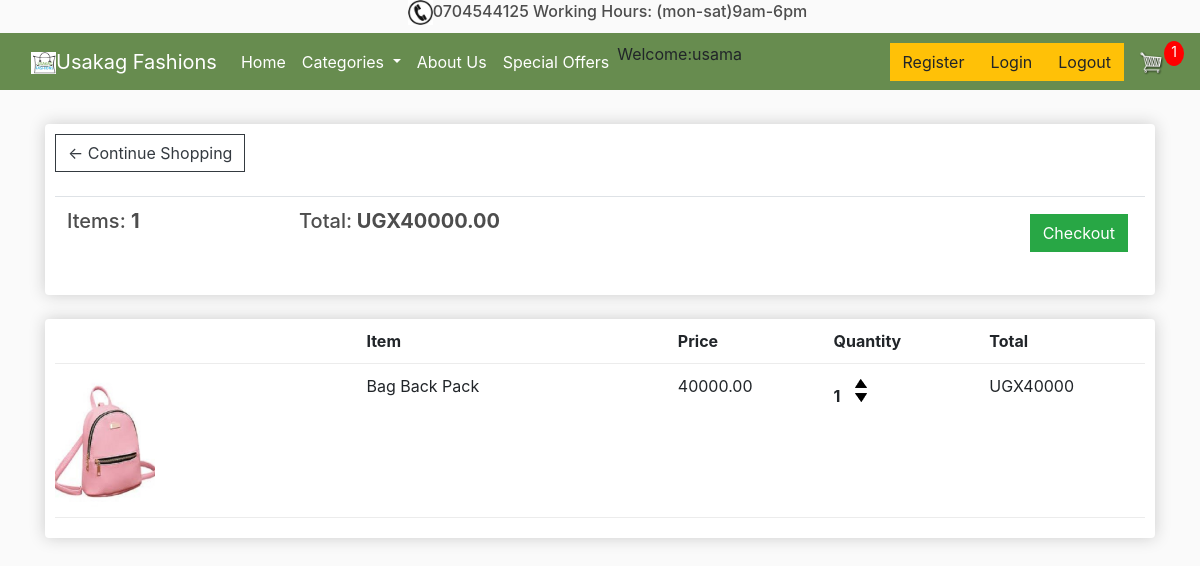
The page /cart/ (signed in) on the database as committed earlier.
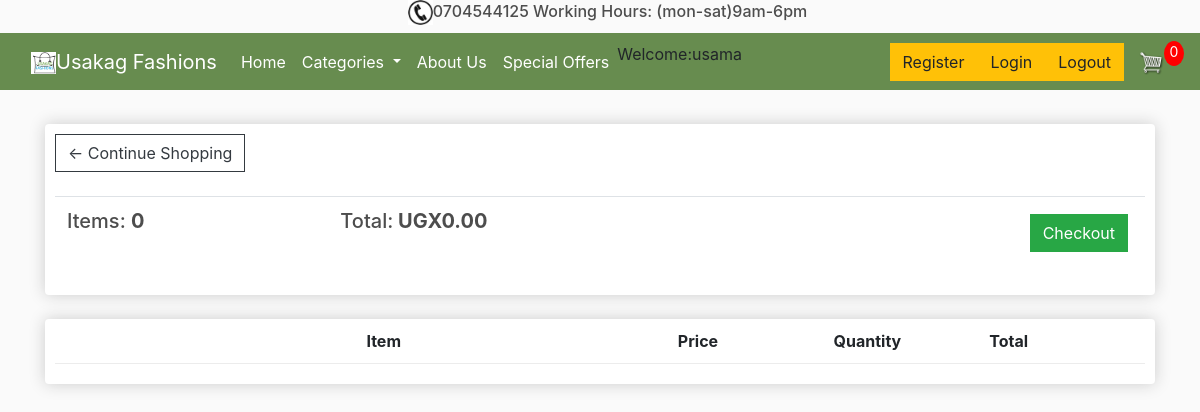
The same page on the database as committed later.
### store/models.py (models this page shows, shortened)
class Order(models.Model):
    customer = models.ForeignKey(Customer, on_delete=models.SET_NULL, blank=True, null=True)
    date_ordered = models.DateTimeField(auto_now_add=True)
    complete = models.BooleanField(default=False, null=True,blank=False)
    transaction_id = models.CharField(max_length=200, null=True)
    @property
    def get_cart_total(self):
        orderitems = self.orderitem_set.all()
        total = sum([item.get_total for item in orderitems])
        return total
    @property
    def get_cart_items(self):
        orderitems = self.orderitem_set.all()
        total = sum([item.quantity for item in orderitems])
        return total

class OrderItem(models.Model):
    product = models.ForeignKey(Product, on_delete=models.SET_NULL, blank=True, null=True)
    order = models.ForeignKey(Order, on_delete=models.SET_NULL, blank=True, null=True)
    quantity = models.IntegerField(default=0, blank=True, null=True)
    date_added = models.DateTimeField(auto_now_add=True)
    @property
    def get_total(self):
        total = self.product.price * self.quantity
        return total

class Product(models.Model):
    name = models.CharField(max_length=200, null=True)
    price_0 = models.DecimalField(max_digits=10, decimal_places=0, null=True)
    price = models.DecimalField(max_digits=10, decimal_places=0)
    digital = models.BooleanField(default=False, null=True, blank=False)
    image = models.ImageField(upload_to='images', null=True, blank=True)
    STATUS_TYPE_CHOICES=[
        ('BAGS','BAGS'),
        ('MEN','MEN'),
        ('SCARVES','SCARVES'),
        ('WOMEN','WOMEN')
    ]
    status = models.CharField(max_length=100,choices=STATUS_TYPE_CHOICES)
    STATUS_TYPE_CHOICES=[
        ('YES','YES'),
        ('NO','NO'),
    ]
    special_offers = models.CharField(max_length=100,choices=STATUS_TYPE_CHOICES)
    STATUS_TYPE_CHOICES=[
        ('M','M'),
        ('S','S'),
        ('L','L'),
        ('XL','XL'),
        ('XXL','XXL'),
        ('XXXL','XXXL'),
    ]
    size = models.CharField(max_length=100,choices=STATUS_TYPE_CHOICES)
    STATUS_TYPE_CHOICES=[
        ('NEW','NEW'),
        ('SECOND HAND','SECOND HAND'),
    ]
    item_status = models.CharField(max_length=100,choices=STATUS_TYPE_CHOICES)
    @property
    def imageURL(self):
        try:
            url = self.image.url
        except:
            url = ''
        return url

### store/views.py (the view)
# urls.py: path('cart/', views.cart, name="cart"),
def cart(request):
    data= cartData(request)
    cartItems = data['cartItems']
    order = data['order']
    items = data['items']
    context={'items':items, 'order':order, 'cartItems':cartItems}
    return render(request, 'store/cart.html', context)

### store/utils.py (called while the page is built)
def cartData(request):
    if request.user.is_authenticated:
        customer = request.user.customer
        order, created = Order.objects.get_or_create(customer=customer,complete=False)
        items = order.orderitem_set.all()
        cartItems = order.get_cart_items
    else:
        cookieData = cookieCart(request)
        cartItems = cookieData['cartItems']
        order = cookieData['order']
        items = cookieData['items']
    return{'cartItems':cartItems, 'order':order, 'items':items}

### store/templates/store/cart.html
{% extends 'store/main.html' %}
{% load static %}
{% block content %}
<div class="row">
	<div class="col-lg-12">
		<div class="box-element">
            <a  class="btn btn-outline-dark" href="{% url 'store' %}">&#x2190; Continue Shopping</a>
	        <br>
            <br>
	        <table class="table">
		        <tr>
			        <th><h5>Items: <strong>{{order.get_cart_items}}</strong></h5></th>
			        <th><h5>Total:<strong> UGX{{order.get_cart_total|floatformat:2}}</strong></h5></th>
			       <th>
				       <a  style="float:right; margin:5px;" class="btn btn-success" href="{% url 'checkout' %}">Checkout</a>
			       </th>
		        </tr>
	        </table>
		</div>
		<br>
		<div class="box-element">
			<div class="cart-row">
				<div style="flex:2"></div>
				<div style="flex:2"><strong>Item</strong></div>
				<div style="flex:1"><strong>Price</strong></div>
				<div style="flex:1"><strong>Quantity</strong></div>
				<div style="flex:1"><strong>Total</strong></div>
			</div>
			{% for item in items %}
			<div class="cart-row">
				<div style="flex:2"><img class="row-image" src="{{item.product.imageURL}}"></div>
				<div style="flex:2"><p>{{item.product.name}}</p></div>
				<div style="flex:1"><p>{{item.product.price|floatformat:2}}</p></div>
				<div style="flex:1">
					<p class="quantity">{{item.quantity}}</p>
					<div class="quantity">
						<img data-product={{item.product.id}} data-action="add" class="chg-quantity update-cart" src="{% static  'images/arrow-up.png' %}">
						<img data-product={{item.product.id}} data-action="remove" class="chg-quantity update-cart" src="{% static  'images/arrow-down.png' %}">
					</div>
				</div>
				<div style="flex:1"><p>UGX{{item.get_total}}</p></div>
		    </div>
            {% endfor %}
	</div>
</div>
{% endblock content %}

### store/templates/store/main.html (shortened to what this page needs)
<!DOCTYPE html>
{% load static %}
<html>
<head>
     <link rel="stylesheet" href="https://stackpath.bootstrapcdn.com/bootstrap/4.4.1/css/bootstrap.min.css">
    <link rel="stylesheet" type="text/css" href="{% static 'css/main.css' %}">
    <link rel="stylesheet" type="text/css" href="{% static 'css/style.css' %}">
</head>
<body>
  <div class="text-center">
    <h6><a href="#"><img id="logo-icon" src="{% static 'images/phone.png' %}" alt=" " /></a>0704544125  Working Hours: (mon-sat)9am-6pm</h6>
  </div>
    <nav class="navbar navbar-expand-lg navbar-dark bg-dark">
        <a class="navbar-brand" href="{% url 'store' %}"><img id="logo-icon" src="{% static 'images/capture1.png' %}" alt=" " />Usakag Fashions</a>
        <div class="collapse navbar-collapse" id="navbarSupportedContent">
          <ul class="navbar-nav mr-auto">
            <li class="nav-item active">
              <a class="nav-link" href="{% url 'store' %}">Home <span class="sr-only">(current)</span></a>
            </li>
            <li class="nav-item active dropdown">
              <a class="nav-link dropdown-toggle" href="{% url 'store' %}" id="navbarDropdown" role="button" data-toggle="dropdown" aria-haspopup="true" aria-expanded="false">
                Categories
              </a>
            </li>
            <li class="nav-item active">
              <a class="nav-link" href="{% url 'about_us' %}">About Us <span class="sr-only">(current)</span></a>
            </li>
            <li class="nav-item active">
              <a class="nav-link" href="{% url 'special_offers' %}">Special Offers <span class="sr-only">(current)</span></a>
            </li>
            <li class="nav-link-active">Welcome:{{request.user.username}}</li>
          </ul>
          <div class="form-inline my-2 my-lg-0">
            <a href="{% url 'store' %}"class="btn btn-warning">Register</a>
            <a href="{% url 'store' %}"class="btn btn-warning">Login</a>
            <a href="{% url 'store' %}"class="btn btn-warning">Logout</a>
            <a href="{% url 'cart' %}">
               <img  id="cart-icon" src="{% static 'images/cart.png' %}">
           </a>
           <p id="cart-total">{{cartItems}}</p>
       </div>
        </div>
      </nav>
     <div class="container">
        <br>
        {% block content %}
        {% endblock content %}
     </div>
</body>
</html>

Rows that differ between the two databases and show on the page:
removed OrderItem: product.imageURL (picture), product.name "Bag Back Pack", product.price "40000.00", quantity "1", get_total "40000"
computed for Order: get_cart_items "1" → "0"; get_cart_total "40000.00" → "0.00"
Other text that changed with them:
{{ cartItems }}: "1" → "0"
